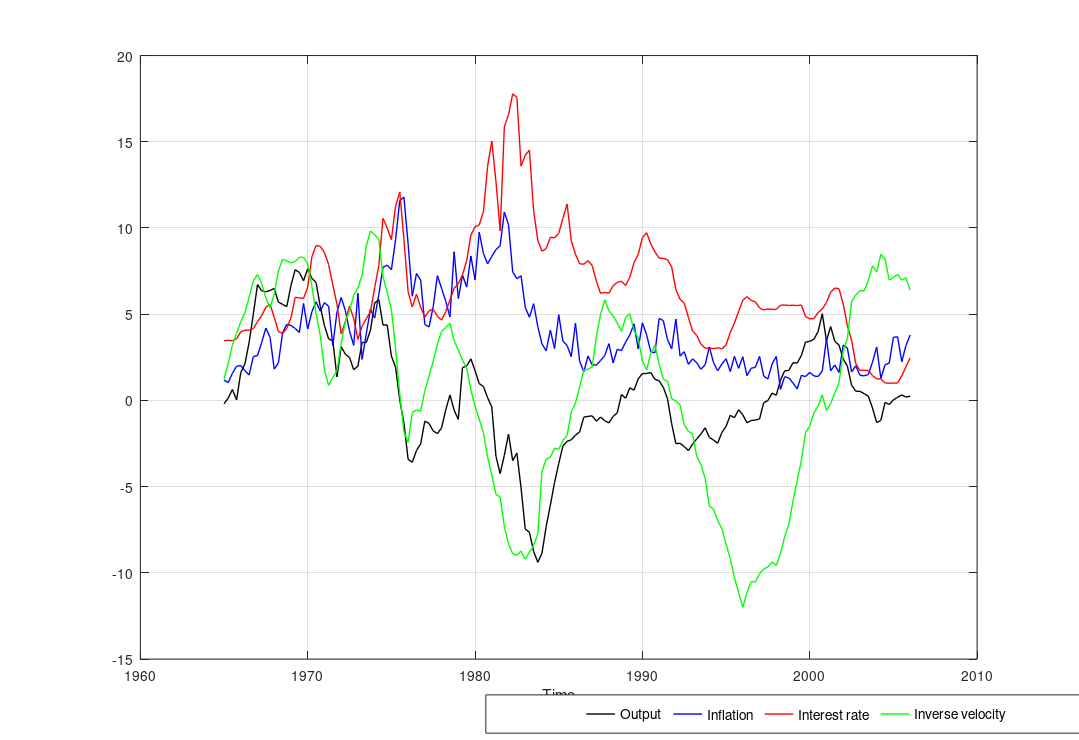

MATLAB code to generate this figure:
%Data set:
%Output, Inflation, Interest Rates, InvVelocity  

load datampshock.txt
YY=datampshock;
ti=linspace(1964,0.2, size(YY,1))';
nobs=size(YY,1);

%Convert velocity into real money balances

YY(:,4)=YY(:,4)+YY(:,1);


%% Graphs

% Attributes 
linesty={'-','-','-','-'};
color={'k','b','r','g'};
marker={'none','none','none','none'};
legend_list = {'Output', 'Inflation', 'Interest rate', 'Inverse velocity'};

% xaxis
time = 1965:0.25:2006;

figure(1);
p = plot(time, YY, 'linewidth', 1);
size_p=size(p);
grid on;
for i=1:size_p(1);
    set(p(i),'LineStyle',linesty{i},'Color',color{i},'Marker',marker{i});
    xlabel("Time")
end
h=legend(legend_list, 'orientation', 'horizontal');
set(h,'Fontsize',10);
set(h,'Position',[0.45 0.01 0.1 0.05]);

X = 29.7;                  % A4 paper size
Y = 21.0;                  % A4 paper size
xMargin = 1;               % left/right margins from page borders
yMargin = 1;               % bottom/top margins from page borders
xSize = X - 2*xMargin;     % figure size on paper (widht & hieght)
ySize = Y - 2*yMargin;     % figure size on paper (widht & hieght)

set(gcf, 'Units','centimeters', 'Position',[0 0 xSize ySize]/2)

set(gcf, 'PaperUnits','centimeters')
set(gcf, 'PaperSize',[X Y])
set(gcf, 'PaperPosition',[xMargin yMargin xSize ySize])
set(gcf, 'PaperOrientation','portrait')

print -dpdf -r0 pRawData.pdf